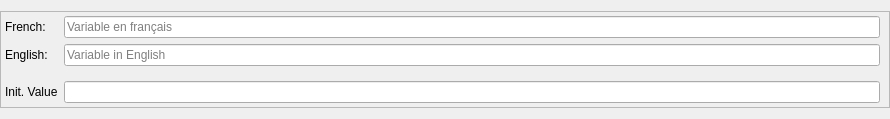
<?xml version="1.0" encoding="UTF-8"?>
<ui version="4.0">
 <class>VariablePropertyEditor</class>
 <widget class="QWidget" name="VariablePropertyEditor">
  <property name="geometry">
   <rect>
    <x>0</x>
    <y>0</y>
    <width>890</width>
    <height>112</height>
   </rect>
  </property>
  <property name="windowTitle">
   <string>Form</string>
  </property>
  <layout class="QVBoxLayout" name="verticalLayout">
   <property name="leftMargin">
    <number>0</number>
   </property>
   <property name="rightMargin">
    <number>0</number>
   </property>
   <item alignment="Qt::AlignTop">
    <widget class="QFrame" name="form_title_frame">
     <property name="sizePolicy">
      <sizepolicy hsizetype="Preferred" vsizetype="Fixed">
       <horstretch>0</horstretch>
       <verstretch>0</verstretch>
      </sizepolicy>
     </property>
     <property name="frameShape">
      <enum>QFrame::StyledPanel</enum>
     </property>
     <property name="frameShadow">
      <enum>QFrame::Raised</enum>
     </property>
     <property name="title" stdset="0">
      <bool>true</bool>
     </property>
     <layout class="QFormLayout" name="formLayout">
      <property name="leftMargin">
       <number>4</number>
      </property>
      <property name="topMargin">
       <number>4</number>
      </property>
      <property name="rightMargin">
       <number>9</number>
      </property>
      <property name="bottomMargin">
       <number>4</number>
      </property>
      <item row="0" column="0">
       <widget class="QLabel" name="label">
        <property name="text">
         <string>French:</string>
        </property>
       </widget>
      </item>
      <item row="0" column="1">
       <widget class="QLineEdit" name="variable_field_french">
        <property name="frame">
         <bool>true</bool>
        </property>
        <property name="placeholderText">
         <string>Variable en français</string>
        </property>
        <property name="title" stdset="0">
         <bool>true</bool>
        </property>
       </widget>
      </item>
      <item row="1" column="0">
       <widget class="QLabel" name="label_2">
        <property name="text">
         <string>English:</string>
        </property>
       </widget>
      </item>
      <item row="1" column="1">
       <widget class="QLineEdit" name="variable_field_english">
        <property name="placeholderText">
         <string>Variable in English</string>
        </property>
       </widget>
      </item>
      <item row="3" column="0">
       <widget class="QLabel" name="initValueLabel">
        <property name="text">
         <string>Init. Value</string>
        </property>
       </widget>
      </item>
      <item row="3" column="1">
       <widget class="QLineEdit" name="initValueLineEdit"/>
      </item>
      <item row="2" column="0">
       <widget class="Line" name="line">
        <property name="orientation">
         <enum>Qt::Horizontal</enum>
        </property>
       </widget>
      </item>
     </layout>
    </widget>
   </item>
  </layout>
 </widget>
 <resources/>
 <connections/>
</ui>
